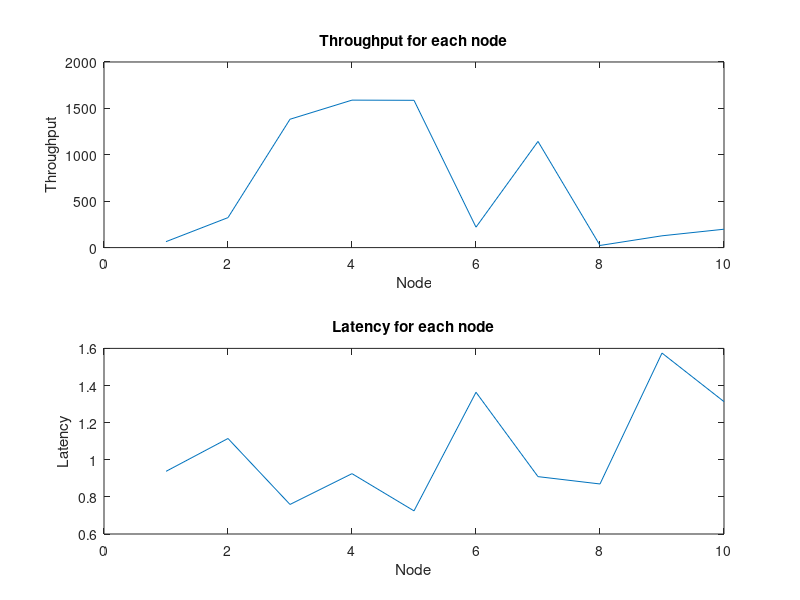
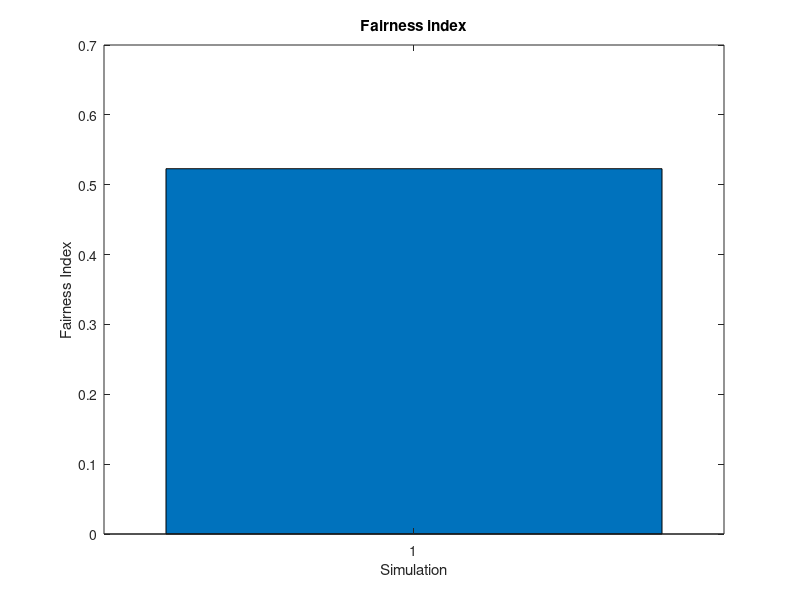

The MATLAB script that drew these images, in order:
% Define the parameters
num_nodes = 10;
RTT = 10;  
MSS = 1;   
threshold = Inf;

% Initialization
W = MSS;
throughput = zeros(1, num_nodes);
latency = zeros(1, num_nodes);

% Ring Topology
for i = 1:num_nodes
    while true
        if rand < 0.1  % simulate packet loss with 10% probability
            % Packet loss 
            threshold = W / 2;
            W = MSS;
        else
            % Packet was successfully sent
            if W < threshold
                % TCP Slow start 
                W = W * 2;
            else
                % TCP Congestion avoidance 
                W = W + MSS;
            end

            % Performance metrics
            throughput(i) = throughput(i) + W;
            latency(i) = latency(i) + RTT;
        end

        if rand < 0.01  
            break
        end
    end

    % Average latency
    latency(i) = latency(i) / throughput(i);
end

% Fairness index
fairness = (sum(throughput)^2) / (num_nodes * sum(throughput.^2));


% Results
disp(['Throughput for each node: ', num2str(throughput)]);
disp(['Latency for each node: ', num2str(latency)]);
disp(['Fairness index: ', num2str(fairness)]);

% Plot throughput and latency
figure;

subplot(2, 1, 1);
plot(1:num_nodes, throughput);
title('Throughput for each node');
xlabel('Node');
ylabel('Throughput');

subplot(2, 1, 2);
plot(1:num_nodes, latency);
title('Latency for each node');
xlabel('Node');
ylabel('Latency');

% Plot fairness index
figure;
bar(fairness);
title('Fairness index');
xlabel('Simulation');
ylabel('Fairness Index');


